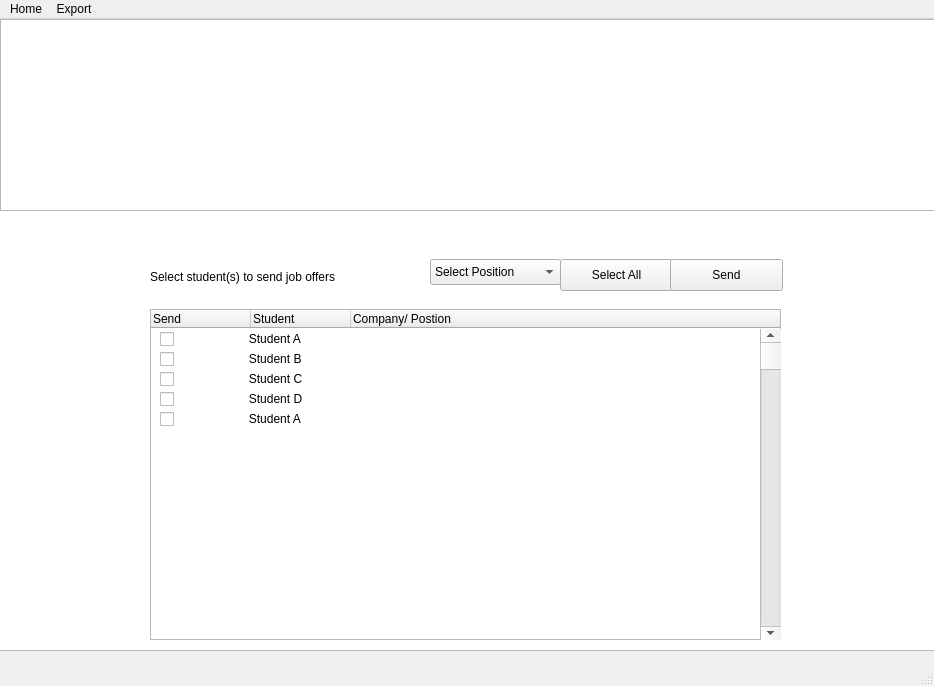
<?xml version="1.0" encoding="UTF-8"?>
<ui version="4.0">
 <class>MainWindow</class>
 <widget class="QMainWindow" name="MainWindow">
  <property name="geometry">
   <rect>
    <x>0</x>
    <y>0</y>
    <width>934</width>
    <height>686</height>
   </rect>
  </property>
  <property name="windowTitle">
   <string>MainWindow</string>
  </property>
  <widget class="QWidget" name="centralwidget">
   <widget class="QGraphicsView" name="graphicsView">
    <property name="geometry">
     <rect>
      <x>-35</x>
      <y>-9</y>
      <width>971</width>
      <height>641</height>
     </rect>
    </property>
    <property name="styleSheet">
     <string notr="true">background-image: url(:/images/Downloads/triangle-mosaic/triangle-mosaic.png);</string>
    </property>
   </widget>
   <widget class="QGraphicsView" name="graphicsView_2">
    <property name="geometry">
     <rect>
      <x>0</x>
      <y>0</y>
      <width>941</width>
      <height>192</height>
     </rect>
    </property>
    <property name="styleSheet">
     <string notr="true">background-image: url(:/images/mayor-logo.png);</string>
    </property>
   </widget>
   <widget class="QScrollBar" name="verticalScrollBar">
    <property name="geometry">
     <rect>
      <x>760</x>
      <y>310</y>
      <width>21</width>
      <height>311</height>
     </rect>
    </property>
    <property name="orientation">
     <enum>Qt::Vertical</enum>
    </property>
   </widget>
   <widget class="QPushButton" name="pushButton">
    <property name="geometry">
     <rect>
      <x>560</x>
      <y>240</y>
      <width>113</width>
      <height>32</height>
     </rect>
    </property>
    <property name="text">
     <string>Select All</string>
    </property>
   </widget>
   <widget class="QTreeWidget" name="treeWidget">
    <property name="geometry">
     <rect>
      <x>150</x>
      <y>290</y>
      <width>631</width>
      <height>331</height>
     </rect>
    </property>
    <column>
     <property name="text">
      <string>Send</string>
     </property>
    </column>
    <column>
     <property name="text">
      <string>Student</string>
     </property>
    </column>
    <column>
     <property name="text">
      <string>Company/ Postion </string>
     </property>
    </column>
   </widget>
   <widget class="QCheckBox" name="checkBox">
    <property name="geometry">
     <rect>
      <x>160</x>
      <y>310</y>
      <width>311</width>
      <height>20</height>
     </rect>
    </property>
    <property name="text">
     <string>                     Student A</string>
    </property>
   </widget>
   <widget class="QCheckBox" name="checkBox_2">
    <property name="geometry">
     <rect>
      <x>160</x>
      <y>330</y>
      <width>311</width>
      <height>20</height>
     </rect>
    </property>
    <property name="text">
     <string>                     Student B</string>
    </property>
   </widget>
   <widget class="QCheckBox" name="checkBox_3">
    <property name="geometry">
     <rect>
      <x>160</x>
      <y>350</y>
      <width>311</width>
      <height>20</height>
     </rect>
    </property>
    <property name="text">
     <string>                     Student C</string>
    </property>
   </widget>
   <widget class="QCheckBox" name="checkBox_4">
    <property name="geometry">
     <rect>
      <x>160</x>
      <y>370</y>
      <width>311</width>
      <height>20</height>
     </rect>
    </property>
    <property name="text">
     <string>                     Student D</string>
    </property>
   </widget>
   <widget class="QCheckBox" name="checkBox_5">
    <property name="geometry">
     <rect>
      <x>160</x>
      <y>390</y>
      <width>311</width>
      <height>20</height>
     </rect>
    </property>
    <property name="text">
     <string>                     Student A</string>
    </property>
   </widget>
   <widget class="QPushButton" name="pushButton_2">
    <property name="geometry">
     <rect>
      <x>670</x>
      <y>240</y>
      <width>113</width>
      <height>32</height>
     </rect>
    </property>
    <property name="text">
     <string>Send</string>
    </property>
   </widget>
   <widget class="QLabel" name="label">
    <property name="geometry">
     <rect>
      <x>150</x>
      <y>250</y>
      <width>341</width>
      <height>16</height>
     </rect>
    </property>
    <property name="text">
     <string>Select student(s) to send job offers </string>
    </property>
   </widget>
   <widget class="QComboBox" name="comboBox">
    <property name="geometry">
     <rect>
      <x>430</x>
      <y>240</y>
      <width>131</width>
      <height>26</height>
     </rect>
    </property>
    <item>
     <property name="text">
      <string>Select Position</string>
     </property>
    </item>
    <item>
     <property name="text">
      <string>Position A</string>
     </property>
    </item>
    <item>
     <property name="text">
      <string>Position B</string>
     </property>
    </item>
    <item>
     <property name="text">
      <string>Position C </string>
     </property>
    </item>
    <item>
     <property name="text">
      <string/>
     </property>
    </item>
   </widget>
   <zorder>graphicsView</zorder>
   <zorder>graphicsView_2</zorder>
   <zorder>pushButton</zorder>
   <zorder>treeWidget</zorder>
   <zorder>checkBox</zorder>
   <zorder>checkBox_2</zorder>
   <zorder>checkBox_3</zorder>
   <zorder>checkBox_4</zorder>
   <zorder>checkBox_5</zorder>
   <zorder>verticalScrollBar</zorder>
   <zorder>pushButton_2</zorder>
   <zorder>label</zorder>
   <zorder>comboBox</zorder>
  </widget>
  <widget class="QStatusBar" name="statusbar"/>
  <widget class="QMenuBar" name="menubar">
   <property name="geometry">
    <rect>
     <x>0</x>
     <y>0</y>
     <width>934</width>
     <height>22</height>
    </rect>
   </property>
   <widget class="QMenu" name="menuHome">
    <property name="title">
     <string>Home</string>
    </property>
   </widget>
   <widget class="QMenu" name="menuExport">
    <property name="title">
     <string>Export</string>
    </property>
   </widget>
   <addaction name="menuHome"/>
   <addaction name="menuExport"/>
  </widget>
 </widget>
 <resources>
  <include location="../../Desktop/moreImages.qrc"/>
 </resources>
 <connections/>
</ui>
